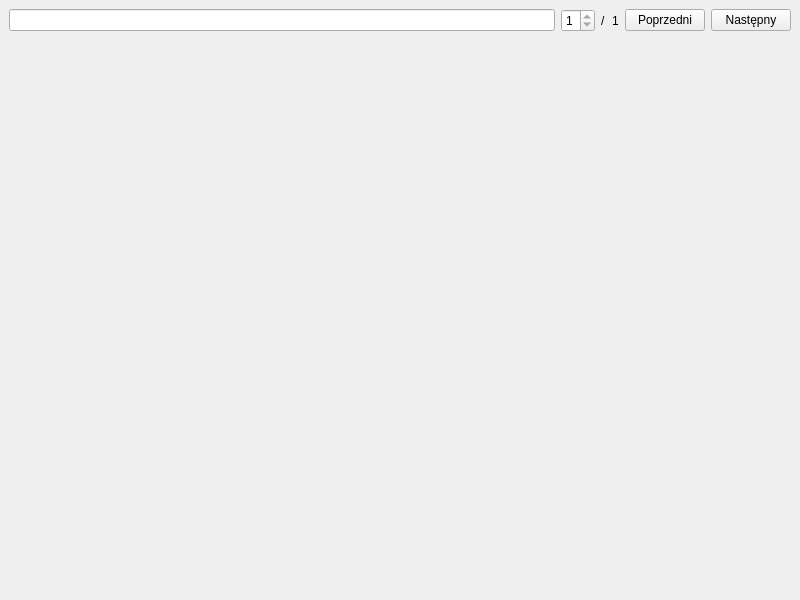
<?xml version="1.0" encoding="UTF-8"?>
<ui version="4.0">
 <class>ImageViewer</class>
 <widget class="QMainWindow" name="ImageViewer">
  <property name="geometry">
   <rect>
    <x>0</x>
    <y>0</y>
    <width>800</width>
    <height>600</height>
   </rect>
  </property>
  <property name="windowTitle">
   <string>MainWindow</string>
  </property>
  <widget class="QWidget" name="centralwidget">
   <layout class="QVBoxLayout" name="verticalLayout">
    <item>
     <layout class="QHBoxLayout" name="horizontalLayout">
      <item>
       <widget class="QLineEdit" name="filePath">
        <property name="readOnly">
         <bool>true</bool>
        </property>
       </widget>
      </item>
      <item>
       <widget class="QSpinBox" name="current">
        <property name="minimum">
         <number>1</number>
        </property>
        <property name="maximum">
         <number>1</number>
        </property>
       </widget>
      </item>
      <item>
       <widget class="QLabel" name="label">
        <property name="text">
         <string>/</string>
        </property>
       </widget>
      </item>
      <item>
       <widget class="QLabel" name="count">
        <property name="text">
         <string>1</string>
        </property>
       </widget>
      </item>
      <item>
       <widget class="QPushButton" name="previous">
        <property name="text">
         <string>Poprzedni</string>
        </property>
       </widget>
      </item>
      <item>
       <widget class="QPushButton" name="next">
        <property name="text">
         <string>Następny</string>
        </property>
       </widget>
      </item>
     </layout>
    </item>
    <item>
     <layout class="QHBoxLayout" name="horizontalLayout_2">
      <item>
       <widget class="QWidget" name="widget" native="true">
        <property name="sizePolicy">
         <sizepolicy hsizetype="Expanding" vsizetype="Expanding">
          <horstretch>0</horstretch>
          <verstretch>0</verstretch>
         </sizepolicy>
        </property>
        <widget class="QLabel" name="imageLabel">
         <property name="geometry">
          <rect>
           <x>0</x>
           <y>0</y>
           <width>16</width>
           <height>16</height>
          </rect>
         </property>
         <property name="text">
          <string/>
         </property>
        </widget>
       </widget>
      </item>
     </layout>
    </item>
   </layout>
  </widget>
  <action name="actionOtw_rz">
   <property name="text">
    <string>Otwórz</string>
   </property>
  </action>
  <action name="actionOtw_rz_katalog">
   <property name="text">
    <string>Otwórz katalog</string>
   </property>
  </action>
  <action name="actionZamknij">
   <property name="text">
    <string>Zamknij</string>
   </property>
  </action>
 </widget>
 <resources/>
 <connections/>
</ui>
